Frame 1 (no input): blank canvas, image omitted
Frame 60 (the mouse pressed at the canvas centre just before this capture): blank canvas, image omitted
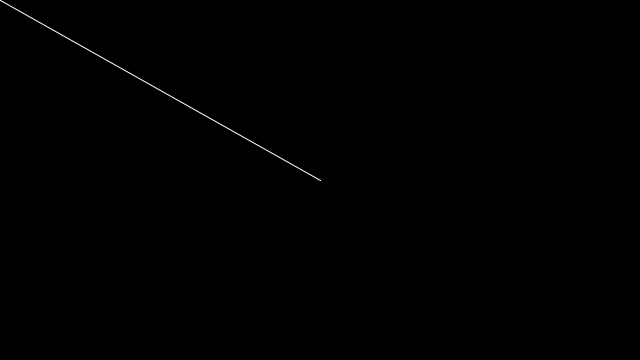
Frame 120 (the mouse held since frame 60 and released just before this capture)

The Processing sketch whose frames 1 and 60 were blank and that drew this single picture after the mouse press (run headless with seeded random() and noise(); from frame 60 on, the mouse is pressed at the canvas centre):

// Processing sketch: tut01_04_lineDrawing
// ── tut01_04_lineDrawing.pde
// runs one time
void setup() 
{
  // Set the size of the window
  size(640, 360);
  background(0, 0, 0);
}

// loops continuously 
void draw() 
{
  //background(0, 0, 0);
  stroke(255, 255, 255);  // white line
  line(pmouseX, pmouseY, mouseX, mouseY);  // draw line between previous & current mouse coords
}
